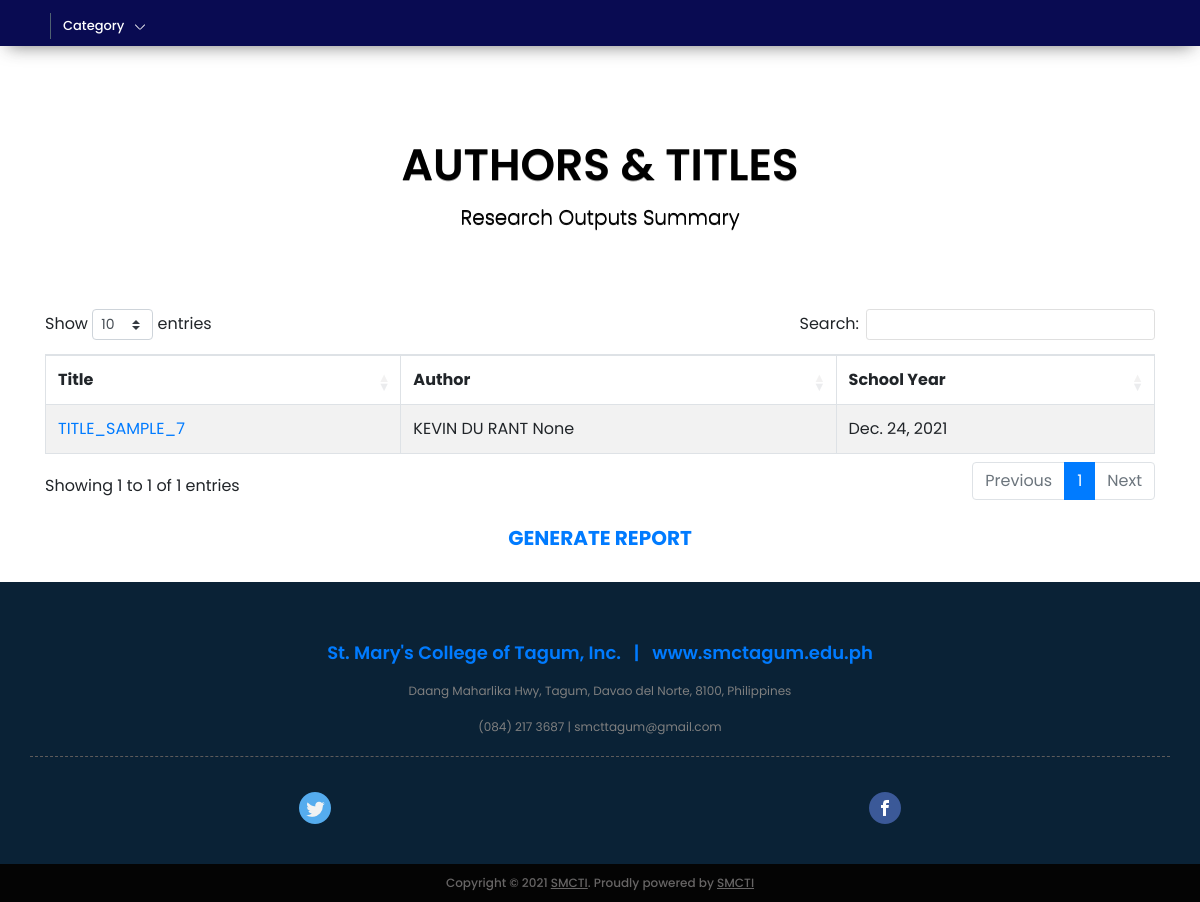
/authors_titles/ (signed in), run on the app's committed database.
### dirsysapp/models.py (models this page shows, shortened)
class Research(models.Model):
    title = models.CharField(max_length=100)
    keyword = models.ManyToManyField(Keyword)
    author = models.ManyToManyField(EndUser)
    pdf = models.FileField(upload_to='documents/', validators=[FileExtensionValidator(allowed_extensions=['pdf'])], null=True)
    school_year = models.DateField(default=datetime.now().year)

class EndUser(models.Model):
    user = models.OneToOneField(User, on_delete=models.CASCADE, blank=True, null=True)
    program = models.ForeignKey(Program, on_delete=models.CASCADE, blank=True, null=True)
    first_name = models.CharField(max_length=100, blank=True, null=True)
    middle_name = models.CharField(max_length=100, blank=True, null=True)
    last_name = models.CharField(max_length=100, blank=True, null=True)
    suffix_name = models.CharField(max_length=100, blank=True, null=True)
    is_admin = models.BooleanField(default=True)
    profile = models.ImageField(upload_to='images/', null=True)
    is_faculty = models.BooleanField(default=False)
    is_student = models.BooleanField(default=False)
    is_active = models.BooleanField(default=True)

### dirsysapp/views.py (the view)
# urls.py: path('authors_titles/', views.authors_titles, name='authors_titles'),
@user_passes_test(check_admin)
def authors_titles(request):
    res_out = Research.objects.all()
    context = {
        "res_out": res_out,
    }
    return render(request, "admin/table/authors_titles.html", context)

### dirsysapp/models.py (called while the page is built)
    def __str__(self):
        return self.keyword_name

### dirsysapp/views.py (called while the page is built)
def check_admin(user):
   return user.is_superuser

### dirsysapp/templates/admin/table/authors_titles.html (shortened to what this page needs)
{% extends "main/base.html" %}
{% load static %}
{% block extra_css %}
<link rel="stylesheet" href="{% static 'css/new_css/bootstrap1.css' %}">
<link rel="stylesheet" href="https://cdn.datatables.net/1.11.3/css/dataTables.bootstrap4.min.css">
<link rel="stylesheet" href="https://cdn.datatables.net/responsive/2.2.9/css/responsive.bootstrap4.min.css">
{% endblock extra_css %}
{% block content %}
{% include "admin/report/authors_titles_table.html" %}
<br>
<div style="text-align: center;">
    <a href="{% url 'reports:reports_author_title' %}" class><h5><Strong>GENERATE REPORT</Strong></h5>
    <br>
</div>
{% endblock %}

### dirsysapp/templates/admin/report/authors_titles_table.html (shortened to what this page needs)
{% load static %}
<section>
    <div class="container">
        <div class="row">
            <div class="ban-tit">
                <h1 style="color: black;">
                    <b style="color: black;">AUTHORS & TITLES<br></b>Research Outputs Summary
                </h1>
            </div>
        </div>
        <table id="example" class="table table-striped table-bordered dt-responsive nowrap" style="width:100%">
            <thead>
                <br>
                <tr>
                    <th>Title</th>
                    <th>Author</th>
                    <th>School Year</th>
                </tr>
            </thead>
            <tbody>
                {% for res in res_out %}
                {% for key in res.keyword.all %}
                    {% for author in res.author.all %}
                        {% if author.is_faculty == True %}
                            <tr>
                                <td><a href="{{res.pdf.url}}">{{res.title}}</a></td>
                                <td>{{author.first_name}}&nbsp;{{author.middle_name}}&nbsp;{{author.last_name}}&nbsp;{{author.suffix_name}}<br></td>
                                <td>{{res.school_year}}</td>
                            </tr>
                        {% endif %}
                    {% endfor %}
                {% endfor %}
                {% endfor %}
            </tbody>
        </table>
    </div>
</section>

### static/css/new_css/theme-color.css (style rules this page uses)
:root { --blue: #0070d2; --bluehover: #0a6cb7; --bluelig: #03A9F4; --red: #f44336; --red-hov: #da2013; --yel1: #ffea31; --yel2: #ffbe5e; --yel3: #FFC107; --gray: #0a2236; --green: #149f5c; --greenlig: #7dc34a; --hom-sear-btn: #0070d2; --hom-sear-btn-hov: #0664b7; --hom-exp-now-btn: #3f4550; --hom-exp-now-btn-hov: #0070d2; --hom-vi-all-ser: #075376; --hom-vi-all-ser-hov: #0070d2; --hom-sub-reg-btn: #21d78d; --hom-sub-reg-btn-hov: #149f5c; --job-blue: #0337f4; --job-blue-com: #246df8; --org: #ff9800; }
* { font-family:'Poppins',sans-serif }

### data on the page
Research: title "TITLE_SAMPLE_7", school_year "Dec. 24, 2021"
EndUser: first_name "KEVIN", middle_name "DU", last_name "RANT", suffix_name "None"
